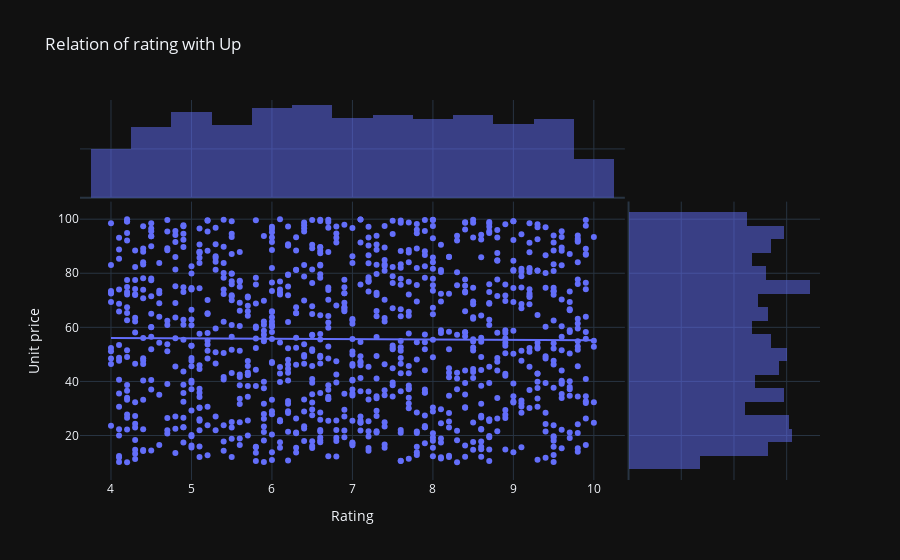

The cell this chart's notebook holds for it:
### Code cell
#7 Finding the relation of unit price with rating
px.scatter(data_frame=df,x='Rating',
           y='Unit price',
           template='plotly_dark',
           trendline="ols",
           marginal_x='histogram',
           marginal_y='histogram',
           title = "Relation of rating with Up")

### Figure 1 — Plotly figure (JSON) as saved in the notebook; plotly's stock layout.template omitted (floating-point values rounded to 4 significant figures; data arrays with more than 128 entries replaced by an {"elided": "..."} marker saying what was removed)
{"data": [{"hovertemplate": "Rating=%{x}<br>Unit price=%{y}<extra></extra>", "legendgroup": "", "marker": {"color": "#636efa", "symbol": "circle"}, "mode": "markers", "name": "", "orientation": "v", "showlegend": false, "type": "scatter", "x": {"elided": "1000 float values"}, "xaxis": "x", "y": {"elided": "1000 float values"}, "yaxis": "y"}, {"alignmentgroup": "True", "bingroup": "x", "hovertemplate": "Rating=%{x}<br>count=%{y}<extra></extra>", "legendgroup": "", "marker": {"color": "#636efa"}, "name": "", "offsetgroup": "", "opacity": 0.5, "showlegend": false, "type": "histogram", "x": {"elided": "1000 float values"}, "xaxis": "x3", "yaxis": "y3"}, {"alignmentgroup": "True", "bingroup": "y", "hovertemplate": "Unit price=%{y}<br>count=%{x}<extra></extra>", "legendgroup": "", "marker": {"color": "#636efa"}, "name": "", "offsetgroup": "", "opacity": 0.5, "showlegend": false, "type": "histogram", "xaxis": "x2", "y": {"elided": "1000 float values"}, "yaxis": "y2"}, {"hovertemplate": "<b>OLS trendline</b><br>Unit price = -0.135319 * Rating + 56.6157<br>R<sup>2</sup>=0.000077<br><br>Rating=%{x}<br>Unit price=%{y} <b>(trend)</b><extra></extra>", "legendgroup": "", "marker": {"color": "#636efa", "symbol": "circle"}, "mode": "lines", "name": "", "showlegend": false, "type": "scatter", "x": {"elided": "1000 float values"}, "xaxis": "x", "y": {"elided": "1000 float values"}, "yaxis": "y"}], "layout": {"barmode": "overlay", "legend": {"tracegroupgap": 0}, "title": {"text": "Relation of rating with Up"}, "xaxis": {"anchor": "y", "domain": [0, 0.7363], "title": {"text": "Rating"}}, "xaxis2": {"anchor": "y2", "domain": [0.7413, 1], "matches": "x2", "showgrid": true, "showline": false, "showticklabels": false, "ticks": ""}, "xaxis3": {"anchor": "y3", "domain": [0, 0.7363], "matches": "x", "showgrid": true, "showticklabels": false}, "xaxis4": {"anchor": "y4", "domain": [0.7413, 1], "matches": "x2", "showgrid": true, "showline": false, "showticklabels": false, "ticks": ""}, "yaxis": {"anchor": "x", "domain": [0, 0.7326], "title": {"text": "Unit price"}}, "yaxis2": {"anchor": "x2", "domain": [0, 0.7326], "matches": "y", "showgrid": true, "showticklabels": false}, "yaxis3": {"anchor": "x3", "domain": [0.7426, 1], "matches": "y3", "showgrid": true, "showline": false, "showticklabels": false, "ticks": ""}, "yaxis4": {"anchor": "x4", "domain": [0.7426, 1], "matches": "y3", "showgrid": true, "showline": false, "showticklabels": false, "ticks": ""}}}
